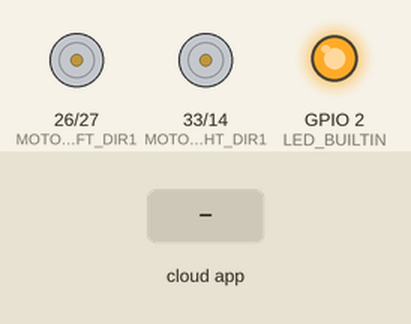
Simulated run of this sketch. Board: ESP32. Parts: motor-driver pin pairs drawn as motors (green arrow = first pin HIGH = forward, orange = second pin HIGH = backward, longer = more drive, scaled by the enable pin), output pins drawn as LEDs (lit = HIGH). The inputs (shaded band) are chosen by the test bench. The ROS host is connected and sends only what is stated.

Above: at 3.2 s.
3.3 s: the phone or cloud app sets linear.x to -100
At 4.3 s:
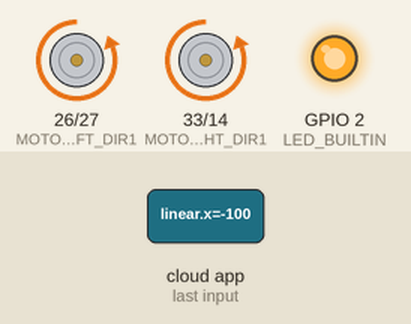
4.8 s: the phone or cloud app sets angular.z to -100
At 5.4 s:
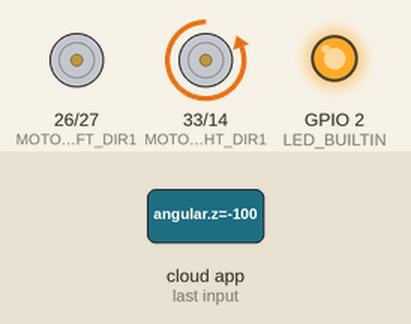
6.3 s: the phone or cloud app sets linear.x to 0
At 7.5 s:
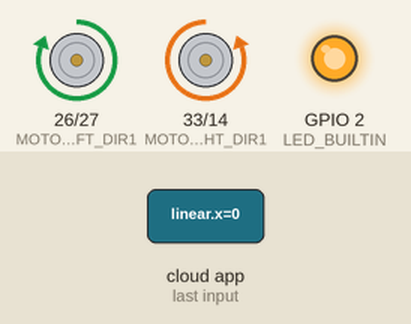
7.8 s: the phone or cloud app sets angular.z to 100
At 8.9 s:
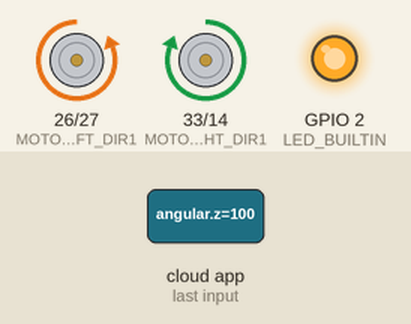
9.3 s: the phone or cloud app sets linear.x to 100
At 10.0 s:
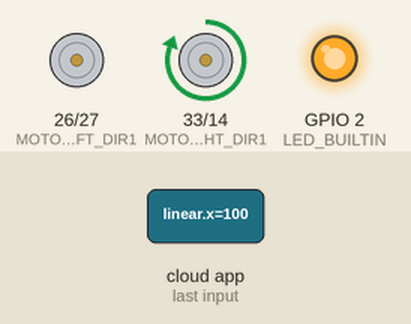
10.8 s: the phone or cloud app sets angular.z to 0
At 11.2 s:
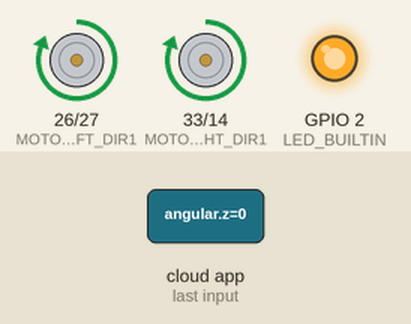
Timing chart, 0 to 13.3 s (numbered marks = the images above; inputs shaded):
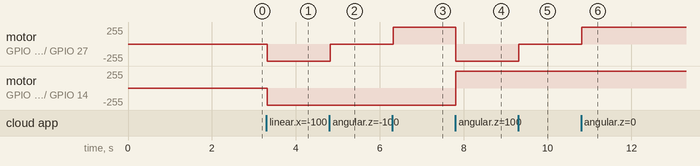

The sketch:

microros_cmd_vel_wifi.ino
```cpp
#include <micro_ros_arduino.h>
#include <stdio.h>
#include <rcl/rcl.h>
#include <rcl/error_handling.h>
#include <rclc/rclc.h>
#include <rclc/executor.h>
#include <geometry_msgs/msg/twist.h>

// Motor pins - ADJUST THESE TO YOUR ROBOT
#define MOTOR_LEFT_PWM 25
#define MOTOR_LEFT_DIR1 26
#define MOTOR_LEFT_DIR2 27

#define MOTOR_RIGHT_PWM 32
#define MOTOR_RIGHT_DIR1 33
#define MOTOR_RIGHT_DIR2 14

// PWM settings
#define PWM_FREQ 5000
#define PWM_RESOLUTION 8
#define PWM_CHANNEL_LEFT 0
#define PWM_CHANNEL_RIGHT 1

rcl_subscription_t subscriber;
geometry_msgs__msg__Twist msg;
rclc_executor_t executor;
rclc_support_t support;
rcl_allocator_t allocator;
rcl_node_t node;

#define RCCHECK(fn) { rcl_ret_t temp_rc = fn; if((temp_rc != RCL_RET_OK)){error_loop();}}
#define RCSOFTCHECK(fn) { rcl_ret_t temp_rc = fn; if((temp_rc != RCL_RET_OK)){}}

void error_loop(){
  while(1){
    digitalWrite(LED_BUILTIN, !digitalRead(LED_BUILTIN));
    delay(100);
  }
}

// Callback function for cmd_vel
void subscription_callback(const void * msgin) {
  const geometry_msgs__msg__Twist * msg = (const geometry_msgs__msg__Twist *)msgin;

  // Extract linear and angular velocities
  float linear_x = msg->linear.x;   // Forward/backward (-1 to 1)
  float angular_z = msg->angular.z; // Rotation (-1 to 1)

  // Calculate motor speeds
  float left_speed = linear_x - angular_z;
  float right_speed = linear_x + angular_z;

  // Constrain to -1.0 to 1.0
  left_speed = constrain(left_speed, -1.0, 1.0);
  right_speed = constrain(right_speed, -1.0, 1.0);

  // Convert to PWM (0-255)
  int left_pwm = abs(left_speed * 255);
  int right_pwm = abs(right_speed * 255);

  // Set motor directions and speeds
  setMotor(left_speed, left_pwm, MOTOR_LEFT_DIR1, MOTOR_LEFT_DIR2, PWM_CHANNEL_LEFT);
  setMotor(right_speed, right_pwm, MOTOR_RIGHT_DIR1, MOTOR_RIGHT_DIR2, PWM_CHANNEL_RIGHT);
}

void setMotor(float speed, int pwm_value, int dir1, int dir2, int pwm_channel) {
  if (speed > 0) {
    // Forward
    digitalWrite(dir1, HIGH);
    digitalWrite(dir2, LOW);
  } else if (speed < 0) {
    // Backward
    digitalWrite(dir1, LOW);
    digitalWrite(dir2, HIGH);
  } else {
    // Stop
    digitalWrite(dir1, LOW);
    digitalWrite(dir2, LOW);
  }

  ledcWrite(pwm_channel, pwm_value);
}

void setup() {
  // Configure motor pins
  pinMode(MOTOR_LEFT_DIR1, OUTPUT);
  pinMode(MOTOR_LEFT_DIR2, OUTPUT);
  pinMode(MOTOR_RIGHT_DIR1, OUTPUT);
  pinMode(MOTOR_RIGHT_DIR2, OUTPUT);

  // Setup PWM channels
  ledcSetup(PWM_CHANNEL_LEFT, PWM_FREQ, PWM_RESOLUTION);
  ledcSetup(PWM_CHANNEL_RIGHT, PWM_FREQ, PWM_RESOLUTION);
  ledcAttachPin(MOTOR_LEFT_PWM, PWM_CHANNEL_LEFT);
  ledcAttachPin(MOTOR_RIGHT_PWM, PWM_CHANNEL_RIGHT);

  pinMode(LED_BUILTIN, OUTPUT);

  // Configure serial transport
  Serial.begin(115200);
  set_microros_serial_transports(Serial);

  delay(2000);

  allocator = rcl_get_default_allocator();

  // Create init_options
  RCCHECK(rclc_support_init(&support, 0, NULL, &allocator));

  // Create node
  RCCHECK(rclc_node_init_default(&node, "micro_ros_esp32_node", "", &support));

  // Create subscriber
  RCCHECK(rclc_subscription_init_default(
    &subscriber,
    &node,
    ROSIDL_GET_MSG_TYPE_SUPPORT(geometry_msgs, msg, Twist),
    "cmd_vel"));

  // Create executor
  RCCHECK(rclc_executor_init(&executor, &support.context, 1, &allocator));
  RCCHECK(rclc_executor_add_subscription(&executor, &subscriber, &msg, &subscription_callback, ON_NEW_DATA));

  digitalWrite(LED_BUILTIN, HIGH);
}

void loop() {
  delay(10);
  RCSOFTCHECK(rclc_executor_spin_some(&executor, RCL_MS_TO_NS(10)));
}
```

Measured:
- after the input at 3.3 s, motor on GPIO 26 (MOTOR_LEFT_DIR1) / GPIO 27 (MOTOR_LEFT_DIR2), motor on GPIO 33 (MOTOR_RIGHT_DIR1) / GPIO 14 (MOTOR_RIGHT_DIR2): stopped → backward 255/255 at once
- after the input at 4.8 s, motor on GPIO 26 (MOTOR_LEFT_DIR1) / GPIO 27 (MOTOR_LEFT_DIR2): backward 255/255 → stopped at once
- after the input at 6.3 s, motor on GPIO 26 (MOTOR_LEFT_DIR1) / GPIO 27 (MOTOR_LEFT_DIR2): stopped → forward 255/255 at once
- after the input at 7.8 s, motor on GPIO 26 (MOTOR_LEFT_DIR1) / GPIO 27 (MOTOR_LEFT_DIR2): forward 255/255 → backward 255/255 at once; motor on GPIO 33 (MOTOR_RIGHT_DIR1) / GPIO 14 (MOTOR_RIGHT_DIR2): backward 255/255 → forward 255/255 at once
- after the input at 9.3 s, motor on GPIO 26 (MOTOR_LEFT_DIR1) / GPIO 27 (MOTOR_LEFT_DIR2): backward 255/255 → stopped at once
- after the input at 10.8 s, motor on GPIO 26 (MOTOR_LEFT_DIR1) / GPIO 27 (MOTOR_LEFT_DIR2): stopped → forward 255/255 at once
